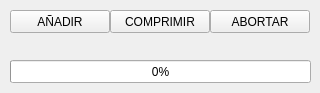
<?xml version="1.0" encoding="UTF-8"?>
<ui version="4.0">
 <class>MainWindow</class>
 <widget class="QMainWindow" name="MainWindow">
  <property name="geometry">
   <rect>
    <x>0</x>
    <y>0</y>
    <width>320</width>
    <height>93</height>
   </rect>
  </property>
  <property name="sizePolicy">
   <sizepolicy hsizetype="Fixed" vsizetype="Fixed">
    <horstretch>0</horstretch>
    <verstretch>0</verstretch>
   </sizepolicy>
  </property>
  <property name="windowTitle">
   <string>Compresor</string>
  </property>
  <property name="windowIcon">
   <iconset>
    <normaloff>../build-Compresor-Desktop_Qt_5_12_0_MSVC2017_64bit-Debug/icon.png</normaloff>../build-Compresor-Desktop_Qt_5_12_0_MSVC2017_64bit-Debug/icon.png</iconset>
  </property>
  <widget class="QWidget" name="centralWidget">
   <widget class="QPushButton" name="buttonAddFile">
    <property name="geometry">
     <rect>
      <x>10</x>
      <y>10</y>
      <width>100</width>
      <height>23</height>
     </rect>
    </property>
    <property name="text">
     <string>AÑADIR</string>
    </property>
   </widget>
   <widget class="QPushButton" name="buttonPlatPause">
    <property name="geometry">
     <rect>
      <x>110</x>
      <y>10</y>
      <width>100</width>
      <height>23</height>
     </rect>
    </property>
    <property name="text">
     <string>COMPRIMIR</string>
    </property>
   </widget>
   <widget class="QPushButton" name="buttonAbort">
    <property name="geometry">
     <rect>
      <x>210</x>
      <y>10</y>
      <width>100</width>
      <height>23</height>
     </rect>
    </property>
    <property name="text">
     <string>ABORTAR</string>
    </property>
   </widget>
   <widget class="QProgressBar" name="progressBar">
    <property name="geometry">
     <rect>
      <x>10</x>
      <y>60</y>
      <width>301</width>
      <height>23</height>
     </rect>
    </property>
    <property name="value">
     <number>0</number>
    </property>
   </widget>
   <widget class="QLabel" name="labelFile">
    <property name="geometry">
     <rect>
      <x>10</x>
      <y>40</y>
      <width>301</width>
      <height>16</height>
     </rect>
    </property>
    <property name="text">
     <string/>
    </property>
   </widget>
  </widget>
 </widget>
 <layoutdefault spacing="6" margin="11"/>
 <resources/>
 <connections/>
</ui>
